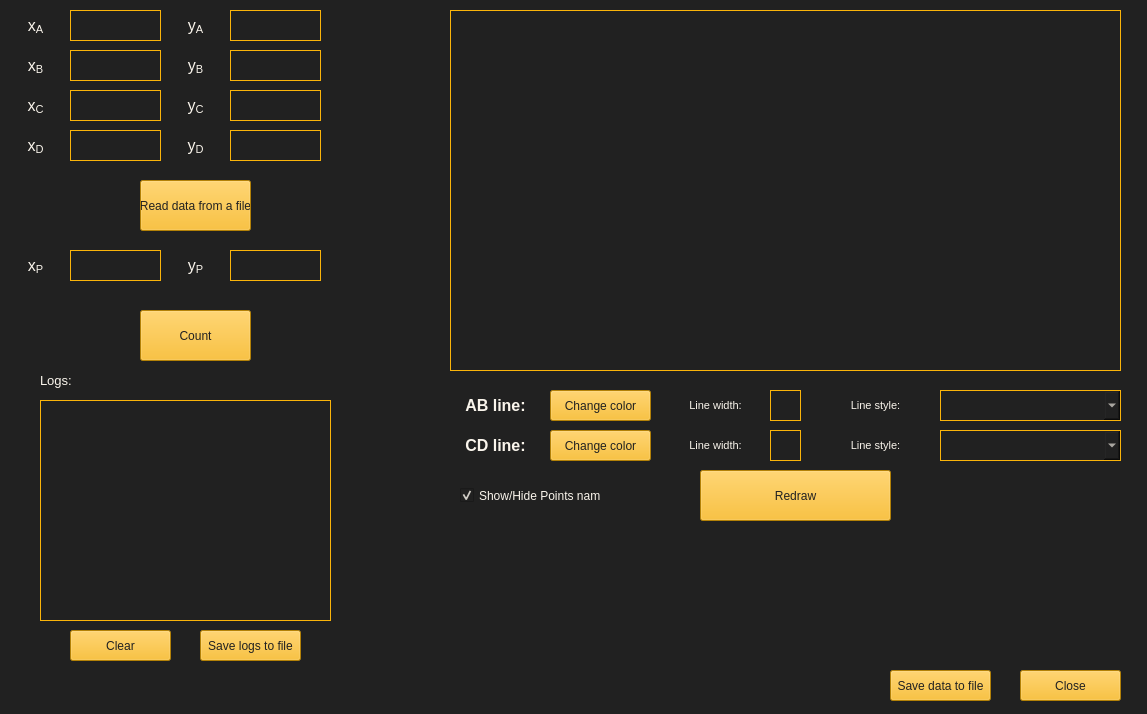
 <widget class="QMainWindow" name="MainWindow">
  <property name="geometry">
   <rect>
    <x>0</x>
    <y>0</y>
    <width>1147</width>
    <height>714</height>
   </rect>
  </property>
  <property name="windowTitle">
   <string>MainWindow</string>
  </property>
  <widget class="QWidget" name="centralwidget">
   <property name="styleSheet">
    <string notr="true">background-color: #212121</string>
   </property>
   <widget class="QGraphicsView" name="canvas">
    <property name="geometry">
     <rect>
      <x>450</x>
      <y>10</y>
      <width>671</width>
      <height>361</height>
     </rect>
    </property>
    <property name="styleSheet">
     <string notr="true">border: 1px solid  #fab40a</string>
    </property>
   </widget>
   <widget class="QTextEdit" name="XaInput">
    <property name="geometry">
     <rect>
      <x>70</x>
      <y>10</y>
      <width>91</width>
      <height>31</height>
     </rect>
    </property>
    <property name="styleSheet">
     <string notr="true">border: 1px solid #fab40a;
color: rgb(250, 245, 236)</string>
    </property>
    <property name="html">
     <string>&lt;!DOCTYPE HTML PUBLIC &quot;-//W3C//DTD HTML 4.0//EN&quot; &quot;http://www.w3.org/TR/REC-html40/strict.dtd&quot;&gt;
&lt;html&gt;&lt;head&gt;&lt;meta name=&quot;qrichtext&quot; content=&quot;1&quot; /&gt;&lt;style type=&quot;text/css&quot;&gt;
p, li { white-space: pre-wrap; }
&lt;/style&gt;&lt;/head&gt;&lt;body style=&quot; font-family:'MS Shell Dlg 2'; font-size:8.25pt; font-weight:400; font-style:normal;&quot;&gt;
&lt;p align=&quot;center&quot; style=&quot;-qt-paragraph-type:empty; margin-top:0px; margin-bottom:0px; margin-left:0px; margin-right:0px; -qt-block-indent:0; text-indent:0px;&quot;&gt;&lt;br /&gt;&lt;/p&gt;&lt;/body&gt;&lt;/html&gt;</string>
    </property>
   </widget>
   <widget class="QLabel" name="XaLabel">
    <property name="geometry">
     <rect>
      <x>10</x>
      <y>10</y>
      <width>51</width>
      <height>31</height>
     </rect>
    </property>
    <property name="font">
     <font>
      <pointsize>12</pointsize>
     </font>
    </property>
    <property name="styleSheet">
     <string notr="true">color: rgb(250, 245, 236)</string>
    </property>
    <property name="text">
     <string>&lt;html&gt;&lt;head/&gt;&lt;body&gt;&lt;p&gt;x&lt;span style=&quot; vertical-align:sub;&quot;&gt;A&lt;/span&gt;&lt;/p&gt;&lt;/body&gt;&lt;/html&gt;</string>
    </property>
    <property name="alignment">
     <set>Qt::AlignCenter</set>
    </property>
   </widget>
   <widget class="QLabel" name="XbLabel">
    <property name="geometry">
     <rect>
      <x>10</x>
      <y>50</y>
      <width>51</width>
      <height>31</height>
     </rect>
    </property>
    <property name="font">
     <font>
      <pointsize>12</pointsize>
     </font>
    </property>
    <property name="styleSheet">
     <string notr="true">color: rgb(250, 245, 236)</string>
    </property>
    <property name="text">
     <string>&lt;html&gt;&lt;head/&gt;&lt;body&gt;&lt;p&gt;x&lt;span style=&quot; vertical-align:sub;&quot;&gt;B&lt;/span&gt;&lt;/p&gt;&lt;/body&gt;&lt;/html&gt;</string>
    </property>
    <property name="alignment">
     <set>Qt::AlignCenter</set>
    </property>
   </widget>
   <widget class="QTextEdit" name="XbInput">
    <property name="geometry">
     <rect>
      <x>70</x>
      <y>50</y>
      <width>91</width>
      <height>31</height>
     </rect>
    </property>
    <property name="styleSheet">
     <string notr="true">border: 1px solid #fab40a;
color: rgb(250, 245, 236)</string>
    </property>
    <property name="html">
     <string>&lt;!DOCTYPE HTML PUBLIC &quot;-//W3C//DTD HTML 4.0//EN&quot; &quot;http://www.w3.org/TR/REC-html40/strict.dtd&quot;&gt;
&lt;html&gt;&lt;head&gt;&lt;meta name=&quot;qrichtext&quot; content=&quot;1&quot; /&gt;&lt;style type=&quot;text/css&quot;&gt;
p, li { white-space: pre-wrap; }
&lt;/style&gt;&lt;/head&gt;&lt;body style=&quot; font-family:'MS Shell Dlg 2'; font-size:8.25pt; font-weight:400; font-style:normal;&quot;&gt;
&lt;p align=&quot;center&quot; style=&quot;-qt-paragraph-type:empty; margin-top:0px; margin-bottom:0px; margin-left:0px; margin-right:0px; -qt-block-indent:0; text-indent:0px;&quot;&gt;&lt;br /&gt;&lt;/p&gt;&lt;/body&gt;&lt;/html&gt;</string>
    </property>
   </widget>
   <widget class="QLabel" name="YaLabel">
    <property name="geometry">
     <rect>
      <x>170</x>
      <y>10</y>
      <width>51</width>
      <height>31</height>
     </rect>
    </property>
    <property name="font">
     <font>
      <pointsize>12</pointsize>
     </font>
    </property>
    <property name="styleSheet">
     <string notr="true">color: rgb(250, 245, 236)</string>
    </property>
    <property name="text">
     <string>&lt;html&gt;&lt;head/&gt;&lt;body&gt;&lt;p&gt;y&lt;span style=&quot; vertical-align:sub;&quot;&gt;A&lt;/span&gt;&lt;/p&gt;&lt;/body&gt;&lt;/html&gt;</string>
    </property>
    <property name="alignment">
     <set>Qt::AlignCenter</set>
    </property>
   </widget>
   <widget class="QTextEdit" name="YaInput">
    <property name="geometry">
     <rect>
      <x>230</x>
      <y>10</y>
      <width>91</width>
      <height>31</height>
     </rect>
    </property>
    <property name="styleSheet">
     <string notr="true">border: 1px solid #fab40a;
color: rgb(250, 245, 236)</string>
    </property>
    <property name="html">
     <string>&lt;!DOCTYPE HTML PUBLIC &quot;-//W3C//DTD HTML 4.0//EN&quot; &quot;http://www.w3.org/TR/REC-html40/strict.dtd&quot;&gt;
&lt;html&gt;&lt;head&gt;&lt;meta name=&quot;qrichtext&quot; content=&quot;1&quot; /&gt;&lt;style type=&quot;text/css&quot;&gt;
p, li { white-space: pre-wrap; }
&lt;/style&gt;&lt;/head&gt;&lt;body style=&quot; font-family:'MS Shell Dlg 2'; font-size:8.25pt; font-weight:400; font-style:normal;&quot;&gt;
&lt;p align=&quot;center&quot; style=&quot;-qt-paragraph-type:empty; margin-top:0px; margin-bottom:0px; margin-left:0px; margin-right:0px; -qt-block-indent:0; text-indent:0px;&quot;&gt;&lt;br /&gt;&lt;/p&gt;&lt;/body&gt;&lt;/html&gt;</string>
    </property>
   </widget>
   <widget class="QTextEdit" name="YbInput">
    <property name="geometry">
     <rect>
      <x>230</x>
      <y>50</y>
      <width>91</width>
      <height>31</height>
     </rect>
    </property>
    <property name="styleSheet">
     <string notr="true">border: 1px solid #fab40a;
color: rgb(250, 245, 236)</string>
    </property>
    <property name="html">
     <string>&lt;!DOCTYPE HTML PUBLIC &quot;-//W3C//DTD HTML 4.0//EN&quot; &quot;http://www.w3.org/TR/REC-html40/strict.dtd&quot;&gt;
&lt;html&gt;&lt;head&gt;&lt;meta name=&quot;qrichtext&quot; content=&quot;1&quot; /&gt;&lt;style type=&quot;text/css&quot;&gt;
p, li { white-space: pre-wrap; }
&lt;/style&gt;&lt;/head&gt;&lt;body style=&quot; font-family:'MS Shell Dlg 2'; font-size:8.25pt; font-weight:400; font-style:normal;&quot;&gt;
&lt;p align=&quot;center&quot; style=&quot;-qt-paragraph-type:empty; margin-top:0px; margin-bottom:0px; margin-left:0px; margin-right:0px; -qt-block-indent:0; text-indent:0px;&quot;&gt;&lt;br /&gt;&lt;/p&gt;&lt;/body&gt;&lt;/html&gt;</string>
    </property>
   </widget>
   <widget class="QLabel" name="YbLabel">
    <property name="geometry">
     <rect>
      <x>170</x>
      <y>50</y>
      <width>51</width>
      <height>31</height>
     </rect>
    </property>
    <property name="font">
     <font>
      <pointsize>12</pointsize>
     </font>
    </property>
    <property name="styleSheet">
     <string notr="true">color: rgb(250, 245, 236)</string>
    </property>
    <property name="text">
     <string>&lt;html&gt;&lt;head/&gt;&lt;body&gt;&lt;p&gt;y&lt;span style=&quot; vertical-align:sub;&quot;&gt;B&lt;/span&gt;&lt;/p&gt;&lt;/body&gt;&lt;/html&gt;</string>
    </property>
    <property name="alignment">
     <set>Qt::AlignCenter</set>
    </property>
   </widget>
   <widget class="QTextEdit" name="XcInput">
    <property name="geometry">
     <rect>
      <x>70</x>
      <y>90</y>
      <width>91</width>
      <height>31</height>
     </rect>
    </property>
    <property name="styleSheet">
     <string notr="true">border: 1px solid #fab40a;
color: rgb(250, 245, 236)</string>
    </property>
    <property name="html">
     <string>&lt;!DOCTYPE HTML PUBLIC &quot;-//W3C//DTD HTML 4.0//EN&quot; &quot;http://www.w3.org/TR/REC-html40/strict.dtd&quot;&gt;
&lt;html&gt;&lt;head&gt;&lt;meta name=&quot;qrichtext&quot; content=&quot;1&quot; /&gt;&lt;style type=&quot;text/css&quot;&gt;
p, li { white-space: pre-wrap; }
&lt;/style&gt;&lt;/head&gt;&lt;body style=&quot; font-family:'MS Shell Dlg 2'; font-size:8.25pt; font-weight:400; font-style:normal;&quot;&gt;
&lt;p align=&quot;center&quot; style=&quot;-qt-paragraph-type:empty; margin-top:0px; margin-bottom:0px; margin-left:0px; margin-right:0px; -qt-block-indent:0; text-indent:0px;&quot;&gt;&lt;br /&gt;&lt;/p&gt;&lt;/body&gt;&lt;/html&gt;</string>
    </property>
   </widget>
   <widget class="QLabel" name="XcLabel">
    <property name="geometry">
     <rect>
      <x>10</x>
      <y>90</y>
      <width>51</width>
      <height>31</height>
     </rect>
    </property>
    <property name="font">
     <font>
      <pointsize>12</pointsize>
     </font>
    </property>
    <property name="styleSheet">
     <string notr="true">color: rgb(250, 245, 236)</string>
    </property>
    <property name="text">
     <string>&lt;html&gt;&lt;head/&gt;&lt;body&gt;&lt;p&gt;x&lt;span style=&quot; vertical-align:sub;&quot;&gt;C&lt;/span&gt;&lt;/p&gt;&lt;/body&gt;&lt;/html&gt;</string>
    </property>
    <property name="alignment">
     <set>Qt::AlignCenter</set>
    </property>
   </widget>
   <widget class="QTextEdit" name="YcInput">
    <property name="geometry">
     <rect>
      <x>230</x>
      <y>90</y>
      <width>91</width>
      <height>31</height>
     </rect>
    </property>
    <property name="styleSheet">
     <string notr="true">border: 1px solid #fab40a;
color: rgb(250, 245, 236)</string>
    </property>
    <property name="html">
     <string>&lt;!DOCTYPE HTML PUBLIC &quot;-//W3C//DTD HTML 4.0//EN&quot; &quot;http://www.w3.org/TR/REC-html40/strict.dtd&quot;&gt;
&lt;html&gt;&lt;head&gt;&lt;meta name=&quot;qrichtext&quot; content=&quot;1&quot; /&gt;&lt;style type=&quot;text/css&quot;&gt;
p, li { white-space: pre-wrap; }
&lt;/style&gt;&lt;/head&gt;&lt;body style=&quot; font-family:'MS Shell Dlg 2'; font-size:8.25pt; font-weight:400; font-style:normal;&quot;&gt;
&lt;p align=&quot;center&quot; style=&quot;-qt-paragraph-type:empty; margin-top:0px; margin-bottom:0px; margin-left:0px; margin-right:0px; -qt-block-indent:0; text-indent:0px;&quot;&gt;&lt;br /&gt;&lt;/p&gt;&lt;/body&gt;&lt;/html&gt;</string>
    </property>
   </widget>
   <widget class="QLabel" name="YcLabel">
    <property name="geometry">
     <rect>
      <x>170</x>
      <y>90</y>
      <width>51</width>
      <height>31</height>
     </rect>
    </property>
    <property name="font">
     <font>
      <pointsize>12</pointsize>
     </font>
    </property>
    <property name="styleSheet">
     <string notr="true">color: rgb(250, 245, 236)</string>
    </property>
    <property name="text">
     <string>&lt;html&gt;&lt;head/&gt;&lt;body&gt;&lt;p&gt;y&lt;span style=&quot; vertical-align:sub;&quot;&gt;C&lt;/span&gt;&lt;/p&gt;&lt;/body&gt;&lt;/html&gt;</string>
    </property>
    <property name="alignment">
     <set>Qt::AlignCenter</set>
    </property>
   </widget>
   <widget class="QTextEdit" name="XdInput">
    <property name="geometry">
     <rect>
      <x>70</x>
      <y>130</y>
      <width>91</width>
      <height>31</height>
     </rect>
    </property>
    <property name="styleSheet">
     <string notr="true">border: 1px solid #fab40a;
color: rgb(250, 245, 236)</string>
    </property>
    <property name="html">
     <string>&lt;!DOCTYPE HTML PUBLIC &quot;-//W3C//DTD HTML 4.0//EN&quot; &quot;http://www.w3.org/TR/REC-html40/strict.dtd&quot;&gt;
&lt;html&gt;&lt;head&gt;&lt;meta name=&quot;qrichtext&quot; content=&quot;1&quot; /&gt;&lt;style type=&quot;text/css&quot;&gt;
p, li { white-space: pre-wrap; }
&lt;/style&gt;&lt;/head&gt;&lt;body style=&quot; font-family:'MS Shell Dlg 2'; font-size:8.25pt; font-weight:400; font-style:normal;&quot;&gt;
&lt;p align=&quot;center&quot; style=&quot;-qt-paragraph-type:empty; margin-top:0px; margin-bottom:0px; margin-left:0px; margin-right:0px; -qt-block-indent:0; text-indent:0px;&quot;&gt;&lt;br /&gt;&lt;/p&gt;&lt;/body&gt;&lt;/html&gt;</string>
    </property>
   </widget>
   <widget class="QLabel" name="XdLabel">
    <property name="geometry">
     <rect>
      <x>10</x>
      <y>130</y>
      <width>51</width>
      <height>31</height>
     </rect>
    </property>
    <property name="font">
     <font>
      <pointsize>12</pointsize>
     </font>
    </property>
    <property name="styleSheet">
     <string notr="true">color: rgb(250, 245, 236)</string>
    </property>
    <property name="text">
     <string>&lt;html&gt;&lt;head/&gt;&lt;body&gt;&lt;p&gt;x&lt;span style=&quot; vertical-align:sub;&quot;&gt;D&lt;/span&gt;&lt;/p&gt;&lt;/body&gt;&lt;/html&gt;</string>
    </property>
    <property name="alignment">
     <set>Qt::AlignCenter</set>
    </property>
   </widget>
   <widget class="QTextEdit" name="YdInput">
    <property name="geometry">
     <rect>
      <x>230</x>
      <y>130</y>
      <width>91</width>
      <height>31</height>
     </rect>
    </property>
    <property name="styleSheet">
     <string notr="true">border: 1px solid #fab40a;
color: rgb(250, 245, 236)</string>
    </property>
    <property name="html">
     <string>&lt;!DOCTYPE HTML PUBLIC &quot;-//W3C//DTD HTML 4.0//EN&quot; &quot;http://www.w3.org/TR/REC-html40/strict.dtd&quot;&gt;
&lt;html&gt;&lt;head&gt;&lt;meta name=&quot;qrichtext&quot; content=&quot;1&quot; /&gt;&lt;style type=&quot;text/css&quot;&gt;
p, li { white-space: pre-wrap; }
&lt;/style&gt;&lt;/head&gt;&lt;body style=&quot; font-family:'MS Shell Dlg 2'; font-size:8.25pt; font-weight:400; font-style:normal;&quot;&gt;
&lt;p align=&quot;center&quot; style=&quot;-qt-paragraph-type:empty; margin-top:0px; margin-bottom:0px; margin-left:0px; margin-right:0px; -qt-block-indent:0; text-indent:0px;&quot;&gt;&lt;br /&gt;&lt;/p&gt;&lt;/body&gt;&lt;/html&gt;</string>
    </property>
   </widget>
   <widget class="QLabel" name="YdLabel">
    <property name="geometry">
     <rect>
      <x>170</x>
      <y>130</y>
      <width>51</width>
      <height>31</height>
     </rect>
    </property>
    <property name="font">
     <font>
      <pointsize>12</pointsize>
     </font>
    </property>
    <property name="styleSheet">
     <string notr="true">color: rgb(250, 245, 236)</string>
    </property>
    <property name="text">
     <string>&lt;html&gt;&lt;head/&gt;&lt;body&gt;&lt;p&gt;y&lt;span style=&quot; vertical-align:sub;&quot;&gt;D&lt;/span&gt;&lt;/p&gt;&lt;/body&gt;&lt;/html&gt;</string>
    </property>
    <property name="alignment">
     <set>Qt::AlignCenter</set>
    </property>
   </widget>
   <widget class="QPushButton" name="countBtn">
    <property name="geometry">
     <rect>
      <x>140</x>
      <y>310</y>
      <width>111</width>
      <height>51</height>
     </rect>
    </property>
    <property name="styleSheet">
     <string notr="true">color: #212121;
background-color:  #fab40a</string>
    </property>
    <property name="text">
     <string>Count</string>
    </property>
   </widget>
   <widget class="QLabel" name="XpLabel">
    <property name="geometry">
     <rect>
      <x>10</x>
      <y>250</y>
      <width>51</width>
      <height>31</height>
     </rect>
    </property>
    <property name="font">
     <font>
      <pointsize>12</pointsize>
     </font>
    </property>
    <property name="styleSheet">
     <string notr="true">color: rgb(250, 245, 236)</string>
    </property>
    <property name="text">
     <string>&lt;html&gt;&lt;head/&gt;&lt;body&gt;&lt;p&gt;x&lt;span style=&quot; vertical-align:sub;&quot;&gt;P&lt;/span&gt;&lt;/p&gt;&lt;/body&gt;&lt;/html&gt;</string>
    </property>
    <property name="alignment">
     <set>Qt::AlignCenter</set>
    </property>
   </widget>
   <widget class="QTextEdit" name="XpInput">
    <property name="geometry">
     <rect>
      <x>70</x>
      <y>250</y>
      <width>91</width>
      <height>31</height>
     </rect>
    </property>
    <property name="styleSheet">
     <string notr="true">border: 1px solid #fab40a;
color: rgb(250, 245, 236)</string>
    </property>
    <property name="readOnly">
     <bool>true</bool>
    </property>
    <property name="html">
     <string>&lt;!DOCTYPE HTML PUBLIC &quot;-//W3C//DTD HTML 4.0//EN&quot; &quot;http://www.w3.org/TR/REC-html40/strict.dtd&quot;&gt;
&lt;html&gt;&lt;head&gt;&lt;meta name=&quot;qrichtext&quot; content=&quot;1&quot; /&gt;&lt;style type=&quot;text/css&quot;&gt;
p, li { white-space: pre-wrap; }
&lt;/style&gt;&lt;/head&gt;&lt;body style=&quot; font-family:'MS Shell Dlg 2'; font-size:8.25pt; font-weight:400; font-style:normal;&quot;&gt;
&lt;p align=&quot;center&quot; style=&quot;-qt-paragraph-type:empty; margin-top:0px; margin-bottom:0px; margin-left:0px; margin-right:0px; -qt-block-indent:0; text-indent:0px;&quot;&gt;&lt;br /&gt;&lt;/p&gt;&lt;/body&gt;&lt;/html&gt;</string>
    </property>
   </widget>
   <widget class="QTextEdit" name="YpInput">
    <property name="geometry">
     <rect>
      <x>230</x>
      <y>250</y>
      <width>91</width>
      <height>31</height>
     </rect>
    </property>
    <property name="styleSheet">
     <string notr="true">border: 1px solid #fab40a;
color: rgb(250, 245, 236)</string>
    </property>
    <property name="readOnly">
     <bool>true</bool>
    </property>
    <property name="html">
     <string>&lt;!DOCTYPE HTML PUBLIC &quot;-//W3C//DTD HTML 4.0//EN&quot; &quot;http://www.w3.org/TR/REC-html40/strict.dtd&quot;&gt;
&lt;html&gt;&lt;head&gt;&lt;meta name=&quot;qrichtext&quot; content=&quot;1&quot; /&gt;&lt;style type=&quot;text/css&quot;&gt;
p, li { white-space: pre-wrap; }
&lt;/style&gt;&lt;/head&gt;&lt;body style=&quot; font-family:'MS Shell Dlg 2'; font-size:8.25pt; font-weight:400; font-style:normal;&quot;&gt;
&lt;p align=&quot;center&quot; style=&quot;-qt-paragraph-type:empty; margin-top:0px; margin-bottom:0px; margin-left:0px; margin-right:0px; -qt-block-indent:0; text-indent:0px;&quot;&gt;&lt;br /&gt;&lt;/p&gt;&lt;/body&gt;&lt;/html&gt;</string>
    </property>
   </widget>
   <widget class="QLabel" name="YpLabel">
    <property name="geometry">
     <rect>
      <x>170</x>
      <y>250</y>
      <width>51</width>
      <height>31</height>
     </rect>
    </property>
    <property name="font">
     <font>
      <pointsize>12</pointsize>
     </font>
    </property>
    <property name="styleSheet">
     <string notr="true">color: rgb(250, 245, 236)</string>
    </property>
    <property name="text">
     <string>&lt;html&gt;&lt;head/&gt;&lt;body&gt;&lt;p&gt;y&lt;span style=&quot; vertical-align:sub;&quot;&gt;P&lt;/span&gt;&lt;/p&gt;&lt;/body&gt;&lt;/html&gt;</string>
    </property>
    <property name="alignment">
     <set>Qt::AlignCenter</set>
    </property>
   </widget>
   <widget class="QTextEdit" name="logs">
    <property name="geometry">
     <rect>
      <x>40</x>
      <y>400</y>
      <width>291</width>
      <height>221</height>
     </rect>
    </property>
    <property name="styleSheet">
     <string notr="true">border: 1px solid #fab40a;
color: rgb(250, 245, 236)</string>
    </property>
    <property name="readOnly">
     <bool>true</bool>
    </property>
   </widget>
   <widget class="QPushButton" name="logClearBtn">
    <property name="geometry">
     <rect>
      <x>70</x>
      <y>630</y>
      <width>101</width>
      <height>31</height>
     </rect>
    </property>
    <property name="styleSheet">
     <string notr="true">color: #212121;
background-color:  #fab40a</string>
    </property>
    <property name="text">
     <string>Clear</string>
    </property>
   </widget>
   <widget class="QLabel" name="LogsLabel">
    <property name="geometry">
     <rect>
      <x>40</x>
      <y>370</y>
      <width>101</width>
      <height>20</height>
     </rect>
    </property>
    <property name="font">
     <font>
      <pointsize>10</pointsize>
     </font>
    </property>
    <property name="styleSheet">
     <string notr="true">
color: rgb(250, 245, 236)</string>
    </property>
    <property name="text">
     <string>Logs:</string>
    </property>
    <property name="alignment">
     <set>Qt::AlignLeading|Qt::AlignLeft|Qt::AlignVCenter</set>
    </property>
   </widget>
   <widget class="QPushButton" name="changeABColorBtn">
    <property name="geometry">
     <rect>
      <x>550</x>
      <y>390</y>
      <width>101</width>
      <height>31</height>
     </rect>
    </property>
    <property name="styleSheet">
     <string notr="true">color: #212121;
background-color:  #fab40a</string>
    </property>
    <property name="text">
     <string>Change color</string>
    </property>
   </widget>
   <widget class="QLabel" name="ABLineInfo">
    <property name="geometry">
     <rect>
      <x>450</x>
      <y>390</y>
      <width>91</width>
      <height>31</height>
     </rect>
    </property>
    <property name="font">
     <font>
      <pointsize>12</pointsize>
      <weight>75</weight>
      <bold>true</bold>
     </font>
    </property>
    <property name="styleSheet">
     <string notr="true">color: rgb(250, 245, 236)</string>
    </property>
    <property name="text">
     <string>AB line:</string>
    </property>
    <property name="alignment">
     <set>Qt::AlignCenter</set>
    </property>
   </widget>
   <widget class="QTextEdit" name="ABWidthInput">
    <property name="geometry">
     <rect>
      <x>770</x>
      <y>390</y>
      <width>31</width>
      <height>31</height>
     </rect>
    </property>
    <property name="font">
     <font>
      <pointsize>10</pointsize>
     </font>
    </property>
    <property name="styleSheet">
     <string notr="true">border: 1px solid #fab40a;
color: rgb(250, 245, 236);
text-align: center;</string>
    </property>
    <property name="readOnly">
     <bool>false</bool>
    </property>
    <property name="html">
     <string>&lt;!DOCTYPE HTML PUBLIC &quot;-//W3C//DTD HTML 4.0//EN&quot; &quot;http://www.w3.org/TR/REC-html40/strict.dtd&quot;&gt;
&lt;html&gt;&lt;head&gt;&lt;meta name=&quot;qrichtext&quot; content=&quot;1&quot; /&gt;&lt;style type=&quot;text/css&quot;&gt;
p, li { white-space: pre-wrap; }
&lt;/style&gt;&lt;/head&gt;&lt;body style=&quot; font-family:'MS Shell Dlg 2'; font-size:10pt; font-weight:400; font-style:normal;&quot;&gt;
&lt;p align=&quot;center&quot; style=&quot;-qt-paragraph-type:empty; margin-top:0px; margin-bottom:0px; margin-left:0px; margin-right:0px; -qt-block-indent:0; text-indent:0px; font-size:8.25pt;&quot;&gt;&lt;br /&gt;&lt;/p&gt;&lt;/body&gt;&lt;/html&gt;</string>
    </property>
   </widget>
   <widget class="QLabel" name="ABLineWidthInfo">
    <property name="geometry">
     <rect>
      <x>670</x>
      <y>390</y>
      <width>91</width>
      <height>31</height>
     </rect>
    </property>
    <property name="font">
     <font>
      <pointsize>8</pointsize>
     </font>
    </property>
    <property name="styleSheet">
     <string notr="true">color: rgb(250, 245, 236)</string>
    </property>
    <property name="text">
     <string>Line width:</string>
    </property>
    <property name="alignment">
     <set>Qt::AlignCenter</set>
    </property>
   </widget>
   <widget class="QLabel" name="ABLineStyleInfo">
    <property name="geometry">
     <rect>
      <x>830</x>
      <y>390</y>
      <width>91</width>
      <height>31</height>
     </rect>
    </property>
    <property name="font">
     <font>
      <pointsize>8</pointsize>
     </font>
    </property>
    <property name="styleSheet">
     <string notr="true">color: rgb(250, 245, 236)</string>
    </property>
    <property name="text">
     <string>Line style:</string>
    </property>
    <property name="alignment">
     <set>Qt::AlignCenter</set>
    </property>
   </widget>
   <widget class="QComboBox" name="ABComboBox">
    <property name="geometry">
     <rect>
      <x>940</x>
      <y>390</y>
      <width>181</width>
      <height>31</height>
     </rect>
    </property>
    <property name="styleSheet">
     <string notr="true">border: 1px solid #fab40a;
color: rgb(250, 245, 236)</string>
    </property>
   </widget>
   <widget class="QPushButton" name="readBtn">
    <property name="geometry">
     <rect>
      <x>140</x>
      <y>180</y>
      <width>111</width>
      <height>51</height>
     </rect>
    </property>
    <property name="styleSheet">
     <string notr="true">color: #212121;
background-color:  #fab40a</string>
    </property>
    <property name="text">
     <string>Read data from a file</string>
    </property>
   </widget>
   <widget class="QPushButton" name="saveLogBtn">
    <property name="geometry">
     <rect>
      <x>200</x>
      <y>630</y>
      <width>101</width>
      <height>31</height>
     </rect>
    </property>
    <property name="styleSheet">
     <string notr="true">color: #212121;
background-color:  #fab40a</string>
    </property>
    <property name="text">
     <string>Save logs to file</string>
    </property>
   </widget>
   <widget class="QLabel" name="CDLineInfo">
    <property name="geometry">
     <rect>
      <x>450</x>
      <y>430</y>
      <width>91</width>
      <height>31</height>
     </rect>
    </property>
    <property name="font">
     <font>
      <pointsize>12</pointsize>
      <weight>75</weight>
      <bold>true</bold>
     </font>
    </property>
    <property name="styleSheet">
     <string notr="true">color: rgb(250, 245, 236)</string>
    </property>
    <property name="text">
     <string>CD line:</string>
    </property>
    <property name="alignment">
     <set>Qt::AlignCenter</set>
    </property>
   </widget>
   <widget class="QTextEdit" name="CDWidthInput">
    <property name="geometry">
     <rect>
      <x>770</x>
      <y>430</y>
      <width>31</width>
      <height>31</height>
     </rect>
    </property>
    <property name="font">
     <font>
      <pointsize>10</pointsize>
     </font>
    </property>
    <property name="styleSheet">
     <string notr="true">border: 1px solid #fab40a;
color: rgb(250, 245, 236)</string>
    </property>
    <property name="readOnly">
     <bool>false</bool>
    </property>
    <property name="html">
     <string>&lt;!DOCTYPE HTML PUBLIC &quot;-//W3C//DTD HTML 4.0//EN&quot; &quot;http://www.w3.org/TR/REC-html40/strict.dtd&quot;&gt;
&lt;html&gt;&lt;head&gt;&lt;meta name=&quot;qrichtext&quot; content=&quot;1&quot; /&gt;&lt;style type=&quot;text/css&quot;&gt;
p, li { white-space: pre-wrap; }
&lt;/style&gt;&lt;/head&gt;&lt;body style=&quot; font-family:'MS Shell Dlg 2'; font-size:10pt; font-weight:400; font-style:normal;&quot;&gt;
&lt;p align=&quot;center&quot; style=&quot;-qt-paragraph-type:empty; margin-top:0px; margin-bottom:0px; margin-left:0px; margin-right:0px; -qt-block-indent:0; text-indent:0px; font-size:8.25pt;&quot;&gt;&lt;br /&gt;&lt;/p&gt;&lt;/body&gt;&lt;/html&gt;</string>
    </property>
   </widget>
   <widget class="QLabel" name="CDLineStyleInfo">
    <property name="geometry">
     <rect>
      <x>830</x>
      <y>430</y>
      <width>91</width>
      <height>31</height>
     </rect>
    </property>
    <property name="font">
     <font>
      <pointsize>8</pointsize>
     </font>
    </property>
    <property name="styleSheet">
     <string notr="true">color: rgb(250, 245, 236)</string>
    </property>
    <property name="text">
     <string>Line style:</string>
    </property>
    <property name="alignment">
     <set>Qt::AlignCenter</set>
    </property>
   </widget>
   <widget class="QPushButton" name="changeCDColorBtn">
    <property name="geometry">
     <rect>
      <x>550</x>
      <y>430</y>
      <width>101</width>
      <height>31</height>
     </rect>
    </property>
    <property name="styleSheet">
     <string notr="true">color: #212121;
background-color:  #fab40a</string>
    </property>
    <property name="text">
     <string>Change color</string>
    </property>
   </widget>
   <widget class="QLabel" name="CDLineWidthInfo">
    <property name="geometry">
     <rect>
      <x>670</x>
      <y>430</y>
      <width>91</width>
      <height>31</height>
     </rect>
    </property>
    <property name="font">
     <font>
      <pointsize>8</pointsize>
     </font>
    </property>
    <property name="styleSheet">
     <string notr="true">color: rgb(250, 245, 236)</string>
    </property>
    <property name="text">
     <string>Line width:</string>
    </property>
    <property name="alignment">
     <set>Qt::AlignCenter</set>
    </property>
   </widget>
   <widget class="QComboBox" name="CDComboBox">
    <property name="geometry">
     <rect>
      <x>940</x>
      <y>430</y>
      <width>181</width>
      <height>31</height>
     </rect>
    </property>
    <property name="styleSheet">
     <string notr="true">border: 1px solid #fab40a;
color: rgb(250, 245, 236)</string>
    </property>
   </widget>
   <widget class="QCheckBox" name="checkBox">
    <property name="geometry">
     <rect>
      <x>460</x>
      <y>480</y>
      <width>141</width>
      <height>31</height>
     </rect>
    </property>
    <property name="styleSheet">
     <string notr="true">color: rgb(250, 245, 236);</string>
    </property>
    <property name="text">
     <string>Show/Hide Points names</string>
    </property>
    <property name="checked">
     <bool>true</bool>
    </property>
   </widget>
   <widget class="QPushButton" name="updateBtn">
    <property name="geometry">
     <rect>
      <x>700</x>
      <y>470</y>
      <width>191</width>
      <height>51</height>
     </rect>
    </property>
    <property name="styleSheet">
     <string notr="true">color: #212121;
background-color:  #fab40a</string>
    </property>
    <property name="text">
     <string>Redraw</string>
    </property>
   </widget>
   <widget class="QPushButton" name="CloseBtn">
    <property name="geometry">
     <rect>
      <x>1020</x>
      <y>670</y>
      <width>101</width>
      <height>31</height>
     </rect>
    </property>
    <property name="styleSheet">
     <string notr="true">color: #212121;
background-color:  #fab40a</string>
    </property>
    <property name="text">
     <string>Close</string>
    </property>
   </widget>
   <widget class="QPushButton" name="saveDatatoFileBtn">
    <property name="geometry">
     <rect>
      <x>890</x>
      <y>670</y>
      <width>101</width>
      <height>31</height>
     </rect>
    </property>
    <property name="styleSheet">
     <string notr="true">color: #212121;
background-color:  #fab40a</string>
    </property>
    <property name="text">
     <string>Save data to file</string>
    </property>
   </widget>
  </widget>
 </widget>
